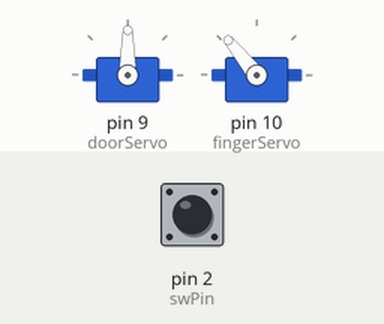
Recording of a sketch running on a simulated Arduino Uno, built with avr-gcc and run on an emulated ATmega328P. Parts: 2 × servo. Inputs (shaded band) come from the test bench; at power-on: pin 2 (swPin) LOW.

Above: at 1.2 s.
1.3 s: pin 2 (swPin) pulled HIGH for 0.15 s
At 4.1 s:
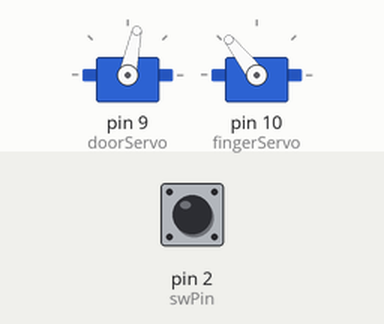
4.3 s: pin 2 (swPin) pulled HIGH for 3.2 s
At 4.45 s:
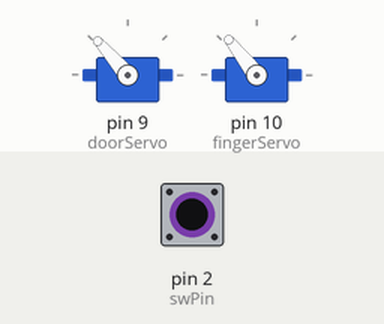
9.1 s: pin 2 (swPin) pulled HIGH for 1 s
At 9.85 s:
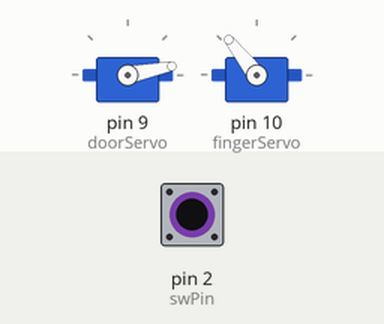
12.1 s: pin 2 (swPin) driven HIGH
15.1 s: pin 2 (swPin) driven LOW
Timing chart, 0 to 18.1 s (numbered marks = the images above; inputs shaded):
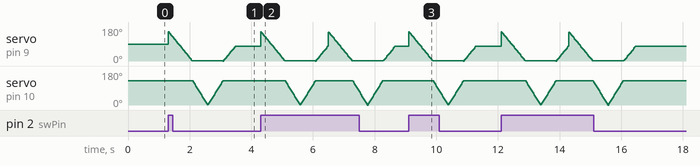

The sketch:

sketch_may30a.ino
```cpp
#include <Servo.h>

Servo doorServo;
Servo fingerServo;
int swPin=2;
int pos=0;
int selection=0;
void setup() {
  // put your setup code here, to run once:
 pinMode(swPin, INPUT);
 doorServo.attach(9);
 fingerServo.attach(10);
 doorServo.write(90);
 fingerServo.write(129);
 randomSeed(analogRead(0));
}

void loop() {
  // put your main code here, to run repeatedly:
    if(digitalRead(swPin) == HIGH){
      selection=1;
      switch (selection){
      case 1: simpleClose(); break;
      case 2: shyclose();break;
      case 3: annoyedmove();break;
      case 4: crazydoor();break;
      case 5: slow();break;
      case 6: serious();break;
      case 7: trollClose();break;
      case 8: matrix();break;
      case 9: sneak();break;
    }}}
   // basic move
   void simpleClose()
   {
   //Moving door
    for(pos = 155; pos > 0; pos -= 3)
    {
    doorServo.write(pos);
    delay(15);
    }

    //Moving hand
    for(pos = 129; pos > 0; pos -= 4)
    {
    fingerServo.write(pos);
    delay(15);
    }

    //hiding hand
    for(pos = 0; pos<=129; pos+=4)
    {
    fingerServo.write(pos);
    delay(15);
    }

    //hiding door
    for(pos = 0; pos<=80; pos+=3)
    {
    doorServo.write(pos);
    delay(15);
    }
   }
   void shyclose(){
    for(pos = 80; pos > 40; pos -= 3)
    {
    doorServo.write(pos);
    delay(15);
    }
    delay(4000);
    for(pos=40;pos>0;pos-=3)
    {//door move 2
      doorServo.write(pos);
      delay(15);
    }//hand move
    for(pos=129; pos>0;pos-=4){
      fingerServo.write(pos);
      delay(15);
    }
    for(pos=0;pos<=129;pos+=4){//finger hide
      fingerServo.write(pos);
      delay(15);
    }
    for(pos=0;pos<=40;pos+=3){
      doorServo.write(pos);
      delay(15);
      }
    delay(5000);
    for(pos=40;pos<=80;pos+=3){
      doorServo.write(pos);
      delay(15);
    }
   }
   void annoyedmove(){
    for (pos=80;pos>0;pos-=3){//door move
      doorServo.write(pos);
      delay(15);
    }
    for (pos=129;pos>0;pos-=4){
      fingerServo.write(pos);
      delay(15);
    }
    for (int n=0;n<5;n++){
      if(n%2==1){
        for(pos=0;pos<60;pos+=4){
          fingerServo.write(pos);
          delay(15);
        }
      }
      else{
        for(pos=60;pos>0;pos-=4){
          fingerServo.write(pos);
          delay(15);
        }
      }
    }
    for(pos=0;pos<129;pos+=4){
      fingerServo.write(pos);
      delay(15);
    }
    for(pos=155;pos>80;pos-=3){
      doorServo.write(pos);
      delay(15);
    }
   }
   void crazydoor()
  {

   //Moving door
    for(pos = 80; pos > 40; pos -= 3)
    {
    doorServo.write(pos);
    delay(15);
    }

    //hiding door
    for(pos = 40; pos<=80; pos+=5)
    {
    doorServo.write(pos);
    delay(15);
    }
   //Moving door
    for(pos = 80; pos > 40; pos -= 3)
    {
    doorServo.write(pos);
    delay(15);
    }

    //hiding door
    for(pos = 40; pos<=80; pos+=15)
    {
    doorServo.write(pos);
    delay(15);
    }
    delay(700);
   //Moving door
    for(pos = 80; pos > 40; pos -= 3)
    {
    doorServo.write(pos);
    delay(15);
    }
    delay(700);
    //hiding door
    for(pos = 40; pos<=80; pos+=5)
    {
    doorServo.write(pos);
    delay(15);
    }

  //Moving door
    for(pos = 80; pos > 0; pos -= 8)
    {
    doorServo.write(pos);
    delay(15);
    }

    //Moving hand
    for(pos = 129; pos > 0; pos -= 3)
    {
    fingerServo.write(pos);
    delay(15);
    }

    //hiding hand
    for(pos = 0; pos>=129; pos+=3)
    {
    fingerServo.write(pos);
    delay(15);
    }

    //hiding door
    for(pos = 0; pos<=80; pos+=15)
    {
    doorServo.write(pos);
    delay(15);
    }

  }
  void slow()
 {

//Moving door
    for(pos = 80; pos < 155; pos += 1)
    {
    doorServo.write(pos);
    delay(30);
    }

    //Moving hand
    for(pos = 0; pos < 129; pos += 1)
    {
    fingerServo.write(pos);
    delay(30);
    }

    //hiding hand
    for(pos = 129; pos>=0; pos-=1)
    {
    fingerServo.write(pos);
    delay(30);
    }

    //hiding door
    for(pos = 155; pos>=125; pos-=1)
    {
    doorServo.write(pos);
    delay(30);
    }
    delay(100);
    for(pos = 125; pos>=80; pos-=4)
    {
    doorServo.write(pos);
    delay(15);
    }


 }
  void serious() {

//Moving door
    for(pos = 80; pos < 155; pos += 3)
    {
    doorServo.write(pos);
    delay(15);
    }

    //Moving hand
    for(pos = 0; pos < 70; pos += 1)
    {
    fingerServo.write(pos);
    delay(15);
    }
    delay(800);


    //hiding door
    for(pos = 155; pos>=130; pos-=3)
    {
    doorServo.write(pos);
    delay(15);
    }

    //hiding door
    for(pos = 130; pos < 155; pos+=3)
    {
    doorServo.write(pos);
    delay(15);
    }
     //hiding door
    for(pos = 155; pos>=130; pos-=3)
    {
    doorServo.write(pos);
    delay(15);
    }
    //hiding door
    for(pos = 130; pos < 155; pos+=3)
    {
    doorServo.write(pos);
    delay(15);
    }

    fingerServo.write(40);
    delay(1000);

    //Moving hand
    for(pos = 40; pos < 129; pos += 4)
    {
    fingerServo.write(pos);
    delay(15);
    }

    //hiding hand
    for(pos = 129; pos>=0; pos-=4)
    {
    fingerServo.write(pos);
    delay(15);
    }


    for(pos = 120; pos>=80; pos -= 1)
    {
    doorServo.write(pos);
    delay(15);
    }


}
void trollClose(){
//Moving door
    for(pos = 80; pos < 155; pos += 3)
    {
    doorServo.write(pos);
    delay(15);
    }

    //Moving hand
    for(pos = 0; pos < 127; pos += 4)
    {
    fingerServo.write(pos);
    delay(15);
    }
    //hiding door
    for(pos = 155; pos>=130; pos-=3)
    {
    doorServo.write(pos);
    delay(15);
    }
    delay(2000);

    for(pos = 130; pos < 155; pos += 3)
    {
    doorServo.write(pos);
    delay(15);
    }

    for(pos = 155; pos>=140; pos-=3)
    {
    doorServo.write(pos);
    delay(15);
    }
    for(pos = 140; pos < 155; pos += 3)
    {
    doorServo.write(pos);
    delay(15);
    }
    delay(500);
    //hiding hand
    for(pos = 127; pos>=0; pos-=4)
    {
    fingerServo.write(pos);
    delay(15);
    }

    //hiding door
    for(pos = 155; pos>=80; pos-=3)
    {
    doorServo.write(pos);
    delay(15);
    }

}
void matrix()
{

 //Moving door
    for(pos = 80; pos < 155; pos += 3)
    {
    doorServo.write(pos);
    delay(15);
    }

    //Moving hand
    for(pos = 0; pos < 80; pos += 4)
    {
    fingerServo.write(pos);
    delay(15);
    }

    for(pos = 80; pos < 129; pos += 1)
    {
    fingerServo.write(pos);
    delay(30);
    }
    delay(300);

    for(pos = 129; pos>=0; pos-=4)
    {
    fingerServo.write(pos);
    delay(10);
    }

    //hiding door
    for(pos = 155; pos>=80; pos-=3)
    {
    doorServo.write(pos);
    delay(15);
    }

}

void sneak()
   {
   //Moving door
    for(pos = 80; pos < 130; pos += 1)
    {
    doorServo.write(pos);
    delay(30);
    }
    delay(2000);

    //Moving hand
    for(pos = 0; pos < 40; pos += 1)
    {
    fingerServo.write(pos);
    delay(30);
    }

    delay(500);

    for(pos = 130; pos < 155; pos += 4)
    {
    doorServo.write(pos);
    delay(15);
    }
    delay(100);

    for(pos = 40; pos < 90; pos += 4)
    {
    fingerServo.write(pos);
    delay(15);
    }
    delay(500);
    //hiding hand
    for(pos = 90; pos>=70; pos-=4)
    {
    fingerServo.write(pos);
    delay(15);
    }
    delay(100);
    for(pos = 70; pos < 90; pos += 4)
    {

    fingerServo.write(pos);
    delay(15);
    }
    delay(100);
    for(pos = 90; pos>=70; pos-=4)
    {
    fingerServo.write(pos);
    delay(15);
    }
    delay(100);

    for(pos = 70; pos < 129; pos += 4)
    {

    fingerServo.write(pos);
    delay(15);
    }

    for(pos = 129; pos>=0; pos-=4)
    {
    fingerServo.write(pos);
    delay(15);
    }
    //hiding door
    for(pos = 155; pos>=80; pos-=3)
    {
    doorServo.write(pos);
    delay(15);
    }
   }
```
